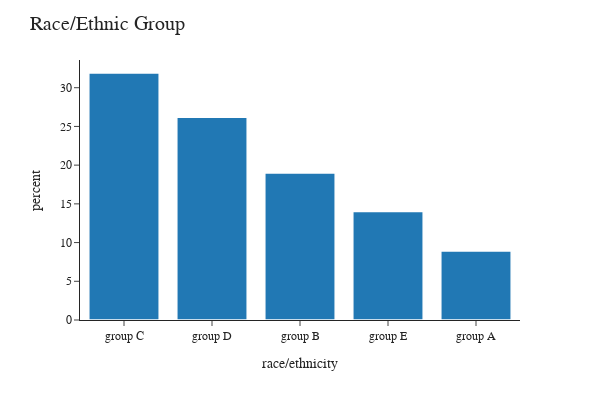

The notebook cell this image was saved under:
### Markdown cell above
<a id="2.2"></a>
<font color="lightseagreen" size=+1.5><b>2.2 Histogram: ordered</b></font>

> Ordered bar/histogram according to y-value (percentage of students in each race/ethnicity group).

### Code cell
fig = px.histogram(df_study, x="race/ethnicity",
                   width=600, 
                   height=400,
                   histnorm='percent',
                   template="simple_white"
                   )
fig.update_layout(title="Race/Ethnic Group", 
                  font_family="San Serif",
                  titlefont={'size': 20},
                  showlegend=True,
                  legend=dict(
                      orientation="v", 
                      y=1, 
                      yanchor="top", 
                      x=1.0, 
                      xanchor="right"
                  )                
                 ).update_xaxes(categoryorder='total descending')#
fig.update_traces(#marker_color='lightgray', marker_line_color='seagreen', 
                  marker_line_width=1.5, opacity=0.99)
fig.show()

### Figure 1 — Plotly figure (JSON) as saved in the notebook; plotly's stock layout.template omitted (floating-point values rounded to 4 significant figures; data arrays with more than 128 entries replaced by an {"elided": "..."} marker saying what was removed)
{"data": [{"alignmentgroup": "True", "bingroup": "x", "histnorm": "percent", "hovertemplate": "race/ethnicity=%{x}<br>percent=%{y}<extra></extra>", "legendgroup": "", "marker": {"color": "#1F77B4", "line": {"width": 1.5}}, "name": "", "offsetgroup": "", "opacity": 0.99, "orientation": "v", "showlegend": false, "type": "histogram", "x": {"elided": "1000 str values"}, "xaxis": "x", "yaxis": "y"}], "layout": {"barmode": "relative", "font": {"family": "San Serif"}, "height": 400, "legend": {"orientation": "v", "tracegroupgap": 0, "x": 1.0, "xanchor": "right", "y": 1, "yanchor": "top"}, "margin": {"t": 60}, "showlegend": true, "title": {"font": {"size": 20}, "text": "Race/Ethnic Group"}, "width": 600, "xaxis": {"anchor": "y", "categoryorder": "total descending", "domain": [0.0, 1.0], "title": {"text": "race/ethnicity"}}, "yaxis": {"anchor": "x", "domain": [0.0, 1.0], "title": {"text": "percent"}}}}
